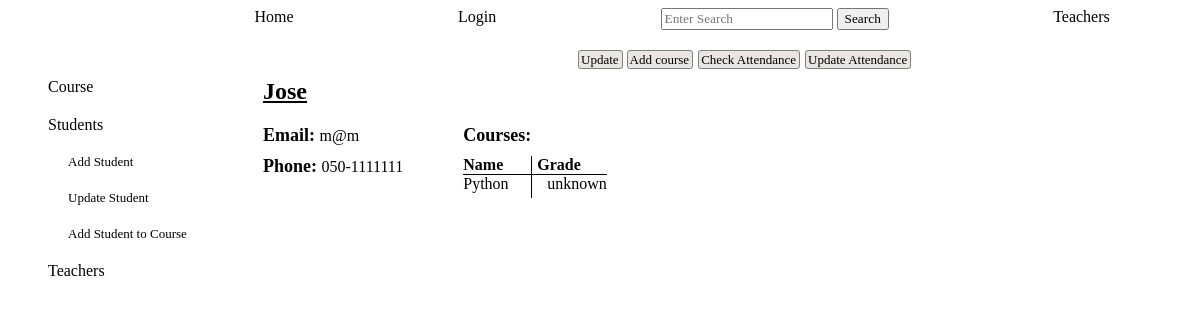
/student_info/1, run on an earlier commit of the app's database.
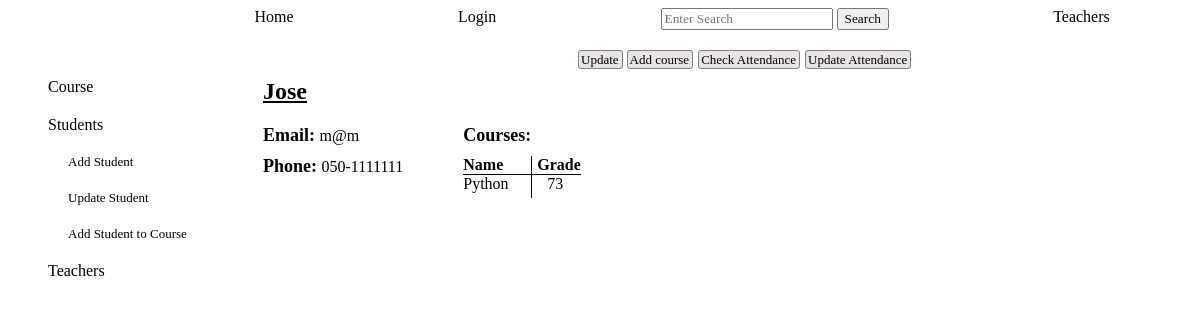
And on a later commit of the database.
### tables this page shows
CREATE TABLE students (
        id INTEGER PRIMARY KEY,
        name TEXT NOT NULL,
        email TEXT NOT NULL UNIQUE,
        phone TEXT UNIQUE
        );

CREATE TABLE courses (
        id INTEGER PRIMARY KEY,
        name TEXT NOT NULL,
        description TEXT,
        teacher_id TEXT NOT NULL,
        start TEXT,
        day TEXT,
        time TEXT, 
        FOREIGN KEY (teacher_id) REFERENCES teachers (id)
        );

CREATE TABLE students_courses (
        id INTEGER PRIMARY KEY,
        student_id INTEGER,
        course_id INTEGER,
        grade INTEGER DEFAULT "unknown",
        UNIQUE (student_id, course_id),
        FOREIGN KEY (student_id) REFERENCES students (id),
        FOREIGN KEY (course_id) REFERENCES courses (id)
    );

### app.py (the view)
@app.route('/student_info/<student_id>')
def student_info(student_id): # specific student information
    log=check_log()
    info=chek_admin()
    student_dict={}
    student_dict['link1']=['create']
    student_dict['link2']=['create']
    student_dict['link3']=['create']
    student_dict['id']=student_id
    student=crud.read_if('*',"students","id", student_id)
    student_object=create_students_objects(student)
    student_dict['courses_title']='Courses: '
    student_dict['course_name']='Name'
    student_dict['course_grade']='Grade'
    courses=crud.read_if('course_id, grade','students_courses', 'student_id', student_id)
    if len(courses)==0:
        student_dict['courses']=''
        student_dict['no_courses']='The student is not enrolled for any of the courses'
        student_dict['form']=[]
    else:
        courses_names=[]
        for c in courses:
            c_g=namedtuple('C_grade', ['id','name','grade'])
            c_g.id=c[0]
            c_g.name=crud.course_name(c[0])
            c_g.grade=c[1]
            courses_names.append(c_g)
        student_dict['courses']=courses_names
        student_dict['no_courses']=''
        student_dict['form']=['create']
    return render_template('admin_students.html', log=log, info=info, student_object=student_object, student_dict=student_dict, student_attend='')

### app.py (called while the page is built)
def check_log(): #check if user is loged in or not
    log_result={}
    if "name" in session:
        link='/logout'
        log='Logout'
        log_result['link']=link
        log_result['log']=log
        return log_result
    else:
        link='/login'
        log='Login'
        log_result['link']=link
        log_result['log']=log
        return log_result

def chek_admin():
    if "role" in session:
        info={}
        if session['role']=='admin':
            info['id']=session['id']
            info['link']=f"/administrator/{session['id']}"
            info['word']='Administrator'
            info['hello']=f"Hello {crud.admin_name(session['id'])}- what do you want to do?"
        if session['role']=='teacher':
            info['id']=session['id']
            info['link']=f"/teacher_profile/{session['id']}"
            info['word']=f"Welcome {crud.teacher_name(session['id'])}"
        if session['role']=='student':
            info['id']=session['id']
            info['link']=f"/student_profile/{session['id']}"
            info['word']=f"Welcome {crud.student_name(session['id'])}"
        return info

### crud.py (called while the page is built)
def read_if(column, table, value, condition):
    return query(f"SELECT {column} FROM {table} WHERE {value}='{condition}'")

def course_name(course_id):
    name=read_if('name', 'courses', 'id', course_id)
    name=name[0][0]
    return name

### functions.py (called while the page is built)
def create_students_objects(students: list):
    students_objects=[classes.Student(student[0], student[1], student[2], student[3]) for student in students]
    return students_objects

### setup_db.py (called while the page is built)
def query(sql):
    with sqlite3.connect('students.db') as conn:
        cur=conn.cursor()
        cur.execute(sql)
        return cur.fetchall()

### templates/admin_students.html (shortened to what this page needs)
{% include "admin_nav_students.html" %}
    <div class="admin_students_main">
        <div class="student_courses">
            <div class="average_course_attend">
            </div>
        </div>
        {% for student in student_object %}
        <div class="main_student_info">
            <div class="title_info_student">
                <div class="info_student_name">{{student.name}}</div>
            </div>
            <div class="main_course_detail">
                <div class="basic_course_info" >
                    {% for student in student_object %}
                    <div class="info_student_email"><span class="title_student">Email: </span>{{student.email}}</div>
                    <div class="info_student_phone"><span class="title_student">Phone: </span>{{student.phone}}</div>
                    {% endfor %}
                </div>
                <div class="info_student_courses">
                    <div class="title_student" style="margin-bottom: 10px;">{{student_dict.courses_title}}</div>
                    {% for f in student_dict.form %}
                    <div class="title_course_name">{{student_dict.course_name}}</div>
                    <div class="title_student_grade">{{student_dict.course_grade}}</div>
                    {% endfor %}
                    <div class="student_course_name">
                        {% for course in student_dict.courses %}
                        <div><a href="/course_info/{{course.id}}">{{course.name}}</a></div>
                        {% endfor %}
                    </div>
                    <div class="student_grade">
                        {% for course in student_dict.courses %}
                        <div class="">{{course.grade}}</div>
                        {% endfor %}
                    </div>
                    <div class="no_student_courses">{{student_dict.no_courses}}</div>
                </div>
            </div>
        </div>
        {% endfor %}
    </div>
    <div class="info_more_links">
        {% for l in student_dict.link1 %}
        <div>
            <a href="/chosen_student/{{student_dict.id}}">Update</a>
            <a href="/student_id_registration/{{student_dict.id}}">Add course</a>
        </div>
        {% endfor %}
        {% for l in student_dict.link2 %}
        <div>
            <a href="/attendance_student/{{student_dict.id}}">Check Attendance</a>
        </div>
        {% endfor %}
        {% for l in student_dict.link3 %}
        <div>
            <a href="/update_student_attendance/{{student_dict.id}}">Update Attendance</a>
        </div>
        {% endfor %}
    </div>
</div>

### templates/admin_nav_students.html (shortened to what this page needs)
{% extends "base.html" %}
{% block content %}
<div class="admin_pages">
    <div class="links">
        <div class="link"><a href="/admin_courses">Course</a></div>
        <div class="link"><a href="/admin_students">Students</a></div>
            <div class="more_links">
                <div class="link"><a href="/add_student">Add Student</a></div>
                <div class="link"><a href="/update_students">Update Student</a></div>
                <div class="link"><a href="/student_registration">Add Student to Course</a></div>
            </div>
        <div class="link"><a href="/admin_teachers">Teachers</a></div>
    </div>
{% endblock %}

### templates/base.html
{% include "header.html" %}
{% block content %}
{% endblock %}

### templates/header.html (shortened to what this page needs)
<!DOCTYPE html>
<html lang="en">
<head>
    <link rel="stylesheet" href="../static/style.css">
</head>
<body>
 <div class="navbar">
    <a href="/home">Home</a>
    <a href="{{log.link}}">{{log.log}}</a>
    <form action="/search" method="">
        <input type="text" name="search" placeholder="Enter Search">
        <input type="submit" value="Search">
    </form>
    <a href="/teachers">Teachers</a>
 </div>

### static/style.css (style rules this page uses)
input { font-family: 'Times New Roman', Times, serif; }
.links { display: flex; flex-direction: column; gap: 20px; margin-left: 20px; grid-column: 1; grid-row: 2; }
.link>* { text-decoration: none; color: black; }
.more_links { display: flex; flex-direction: column; gap: 20px; margin-left: 20px; font-size:small; width: 120px; }
.navbar { width: 100%; text-decoration: none; display: flex; justify-content: space-around; }
.navbar>* { text-decoration: none; color: black; }
.admin_pages { display: grid; grid-template-columns: max-content max-content; grid-template-rows: max-content max-content; column-gap: 70px; row-gap: 10px; margin-left: 20px; }
.info_more_links { display: flex; gap: 5px; grid-row: 1; grid-column: 2; height: 18px; margin-left: 320px; }
.info_more_links>div>a { color: black; text-decoration: none; border-width: 0.5px; border-style: solid; border-radius: 3px; border-color: gray; padding: 1px 3px 1px 2px; background-color: rgb(233, 229, 229); font-size:small; text-align: center; }
.main_course_detail { display: grid; grid-template-columns: max-content max-content; gap:60px; }
.basic_course_info { grid-column: 1; display: flex; flex-direction: column; gap: 10px; }
.average_course_attend { display: flex; flex-direction: column; gap: 5px; }
.admin_students_main { grid-column: 2; grid-row: 2; display: flex; }
.main_student_info { display: flex; flex-direction: column; gap: 20px; }
.info_student_name { font-size:x-large; font-weight:bolder; text-decoration: underline; }
.title_student { font-size: large; font-weight: bold; }
.info_student_courses { grid-column: 2; display: grid; align-self: center; grid-template-columns: max-content max-content; grid-template-rows: max-content max-content max-content; }
.title_course_name { grid-column: 1; grid-row: 2; border-bottom: solid black 1px; font-weight: bold; }
.title_student_grade { grid-column: 2; grid-row: 2; padding-left: 5px; border-bottom: solid black 1px; border-left: solid black 1px; font-weight: bold; }
.student_course_name { grid-column: 1; grid-row: 3; padding-right: 5px; }
.student_course_name>div { padding-bottom: 5px; }
.student_course_name>*>a { text-decoration: none; color: black; }
.student_grade { grid-column: 2; grid-row: 3; }
.student_grade>div { border-left: solid black 1px; padding-left: 15px; padding-bottom: 5px; }
.no_student_courses { grid-column: 1; grid-row: 2; }
.student_courses { display: flex; flex-direction: column; gap: 20px; }
.student_courses { display: flex; flex-direction: column; }

What changed in the data, as far as the page shows it:
no longer on this page (row edited): students_courses: grade "unknown"
Also different on the page:
new list line: "73"
